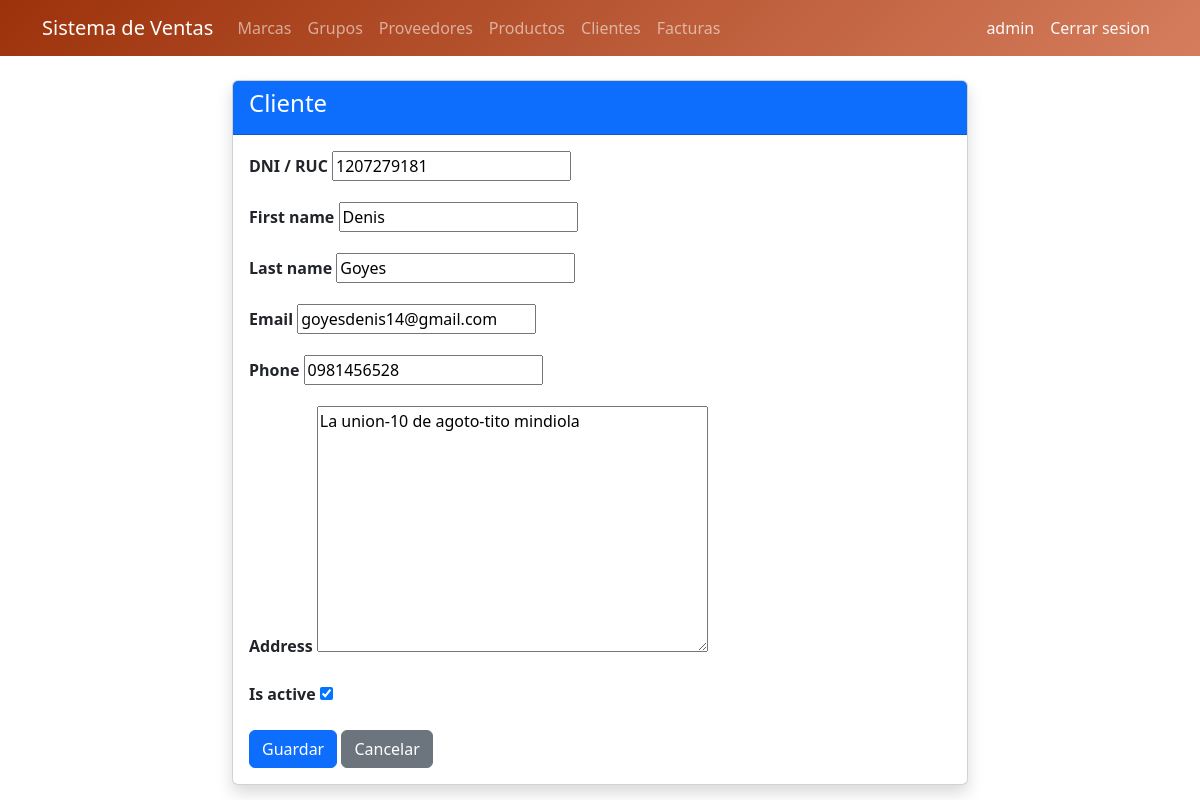
The page /customers/1/edit/ (signed in) on the database its author committed.
### billing/models.py (models this page shows, shortened)
class Customer(models.Model):
    dni = models.CharField(max_length=13,unique=True,verbose_name='DNI / RUC',validators=[validate_cedula_ec])
    first_name = models.CharField(max_length=100)
    last_name = models.CharField(max_length=100)
    email = models.EmailField(blank=True, null=True)
    phone = models.CharField(max_length=20, blank=True, null=True)
    address = models.TextField(blank=True, null=True)
    is_active = models.BooleanField(default=True)
    created_at = models.DateTimeField(auto_now_add=True)
    updated_at = models.DateTimeField(auto_now=True)
    class Meta:
        ordering = ['last_name', 'first_name']

### billing/views.py (the view)
# urls.py: path('customers/<int:pk>/edit/', views.CustomerUpdateView.as_view(), name='customer_update'),
class CustomerUpdateView(LoginRequiredMixin, UpdateView):
    model = Customer
    fields = ['dni', 'first_name', 'last_name', 'email', 'phone', 'address', 'is_active']
    template_name = 'billing/customer_form.html'
    success_url = reverse_lazy('billing:customer_list')

### billing/templates/billing/customer_form.html (shortened to what this page needs)
{% extends 'billing/base.html' %}
{% block content %}
<div class="row justify-content-center">
  <div class="col-md-8">
    <div class="card shadow">
      <div class="card-header bg-primary text-white"><h4>Cliente</h4></div>
      <div class="card-body">
        <form method="post">
          {% for field in form %}
          <div class="mb-3">
            <label class="form-label fw-bold">{{ field.label }}</label>
            {{ field }}
          </div>
          {% endfor %}
          <button type="submit" class="btn btn-primary">Guardar</button>
          <a href="{% url 'billing:customer_list' %}" class="btn btn-secondary">Cancelar</a>
        </form>
      </div>
    </div>
  </div>
</div>
{% endblock %}

### billing/templates/billing/base.html (shortened to what this page needs)
<!DOCTYPE html>
<html lang="es">
<head>
  <link href="https://cdn.jsdelivr.net/npm/bootstrap@5.3.0/dist/css/bootstrap.min.css" rel="stylesheet">
</head>
<body>
<nav class="navbar navbar-expand-lg navbar-dark" style="background: linear-gradient(135deg, #9c320b, #d57d5d);">
  <div class="container">
    <a class="navbar-brand" href="{% url 'billing:home' %}">Sistema de Ventas</a>
    <div class="collapse navbar-collapse" id="nav">
      <ul class="navbar-nav me-auto">
        {% if user.is_authenticated %}
        <li class="nav-item"><a class="nav-link" href="{% url 'billing:brand_list' %}">Marcas</a></li>
        <li class="nav-item"><a class="nav-link" href="{% url 'billing:productgroup_list' %}">Grupos</a></li>
        <li class="nav-item"><a class="nav-link" href="{% url 'billing:supplier_list' %}">Proveedores</a></li>
        <li class="nav-item"><a class="nav-link" href="{% url 'billing:product_list' %}">Productos</a></li>
        <li class="nav-item"><a class="nav-link" href="{% url 'billing:customer_list' %}">Clientes</a></li>
        <li class="nav-item"><a class="nav-link" href="{% url 'billing:invoice_list' %}">Facturas</a></li>
        {% endif %}
      </ul>
<ul class="navbar-nav">
  {% if user.is_authenticated %}
  <li class="nav-item">
    <span class="nav-link text-light">{{ user.username }}</span>
  </li>
  <li class="nav-item">
    <form method="post" action="{% url 'logout' %}" class="d-inline">
      <button type="submit" class="nav-link btn btn-link text-light"
              style="text-decoration:none;">Cerrar sesion</button>
    </form>
  </li>
  {% endif %}
</ul>
    </div>
  </div>
</nav>
<div class="container mt-4">
  {% block content %}{% endblock %}
</div>
</body>
</html>

### rows shown on the page
Customer: form "1207279181" "Denis" "Goyes" "goyesdenis14@gmail.com" "0981456528" "La union-10 de agoto-tito mindiola" "☑"

### other values the page prints
{{ user.username }} "admin"
{{ field.label }} "DNI / RUC" "First name" "Last name" "Email" "Phone" "Address" "Is active"
